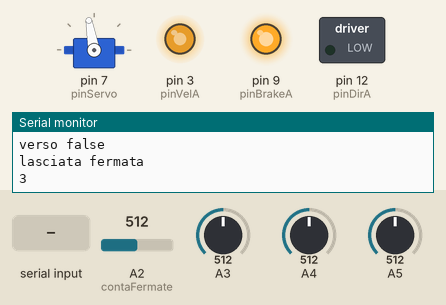
Simulated run of this sketch. Board: Arduino Uno, built with avr-gcc and run on an emulated ATmega328P. On the bench: servo, switched loads named in the sketch (green lamp = pin HIGH), output pins drawn as LEDs (lit = HIGH), the last lines printed to the serial monitor. The test bench sets the inputs (shaded band); at power-on: A2 (contaFermate) = 512, A3 = 512, A4 = 512, A5 = 512.

Above: at 31.4 s.
31.5 s: "a90\n" received over Serial
At 38.3 s:
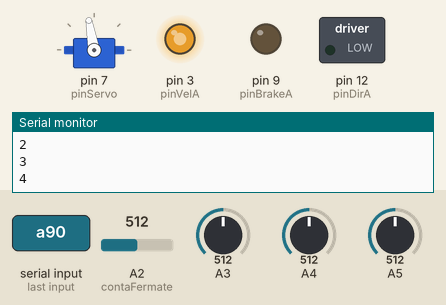
38.6 s: "f" received over Serial
At 39.4 s:
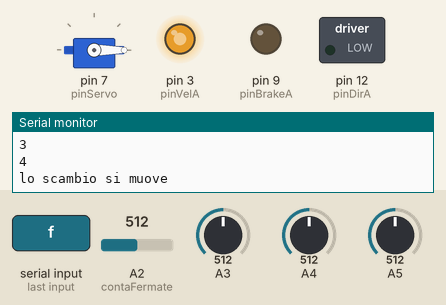
Timing chart, 0 to 41.6 s (numbered marks = the images above; inputs shaded):
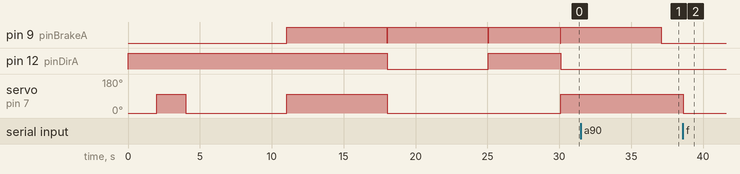

Measured:
- after the input at 31.5 s, pin 9 (pinBrakeA): goes on until 37.1 s, then stays LOW
- after the input at 38.6 s, servo on pin 7 (pinServo): 100° → 0° at once

The sketch:

HallTreno_V1_8_Corretto.ino
```cpp
#include <Servo.h>

Servo myservo;
int pinServo=7;
int pinDirA=12; //A motore treno
int pinVelA=3;  // B motore scambio
int pinBrakeA=9;
//int pinDirB=13;
//int pinVelB=11;
//int pinBrakeB=8;
int vel=200;
int contaFermate=2;
int hall=0;
char comando;
boolean autoMode;
boolean verso=true;
boolean metroMovimento;
unsigned long tempo,tempoFermato;
int controlloFermate;
int gradiSu=100;
int gradiGiu=0;

void setup()
 {
 Serial.begin(9600);// con seriale
 pinMode(pinDirA,OUTPUT);
 pinMode(pinVelA,OUTPUT);
 pinMode(pinBrakeA,OUTPUT);
// pinMode(pinDirB,OUTPUT);
// pinMode(pinVelB,OUTPUT);
// pinMode(pinBrakeB,OUTPUT);
 myservo.attach(pinServo);
 digitalWrite(pinDirA,HIGH);
// digitalWrite(pinDirB,HIGH);
// analogWrite(pinVelB,110);
 //digitalWrite(pinBrakeB,HIGH);
 scambio(gradiGiu);
 scambio(gradiSu);
 scambio(gradiGiu);
 autoMode=true;
 Serial.println("1");
 for(int i=0;i<5;i++)
  {
  delay(1000);
  Serial.println("aspetta");
  }
 metroMovimento=true;
 Serial.println("lasciata fermata");
 analogWrite(pinVelA,vel);
 comando='z';
 controlloFermate=true;
 }

void loop()
 {
 delay(25);
 tempo++;
 if (autoMode)
   {
   automatismo();
   }
  else
   {
   if (!controlloFermate)
    {
    controlloRemoto();
    if(tempo>tempoFermato+10.5)
     {
     controlloFermate=true;
     }
    }
    else
     {
     controlloFermata();
     controlloRemoto();
     }
   }
 if(Serial.available()>0)
  {
  comando=Serial.read();
  Serial.flush();
  }
 if(comando == 'a')
   {
   Serial.println("controllo Remoto attivo");
   autoMode=false;
   }
  }

void controlloRemoto()
 {
 if(Serial.available()>0)
   {
   comando=Serial.read();
   Serial.flush();
   if(comando=='b')
    {
    Serial.println("autopilota attivo");
    controlloFermate=true;
    autoMode=true;
    }
   if(comando=='c')
    {
    Serial.println("Il treno ha cambiato direzione (su)");
    digitalWrite(pinDirA,HIGH);
    }
   if(comando=='d')
    {
    Serial.println("Il treno ha cambiato direzione (giu)");
    digitalWrite(pinDirA,LOW);
    }
   if(comando=='e')
    {
    if(metroMovimento)
     {
     digitalWrite(pinBrakeA,HIGH);
     metroMovimento=false;
     Serial.println("hai fermato il treno");
     }
    else
     {
     digitalWrite(pinBrakeA,LOW);
     metroMovimento=true;
     Serial.println("hai fatto partire il treno");
     }
    }
    if(comando=='f')
     {
     Serial.println("lo scambio si muove");
     scambio(gradiGiu);
     }
    if(comando=='g')
     {
     Serial.println("lo scambio si muove");
     scambio(gradiSu);
     }
     if(comando=='h')
      {
      vel=dimmiNumero();
      Serial.print("la velocita del treno e stata cambiata a ");
      Serial.println(vel);
      analogWrite(pinVelA,vel);
      }
    }
   comando='z';
   }

void automatismo()
 {
 digitalWrite(pinBrakeA,LOW);

 if(contaFermate==1)
   hall=analogRead(5);
  else
 hall=analogRead(contaFermate); //leggo il sensore della prossima fermata
 //Serial.println(hall);
 if(hall>510 || hall<480)
  {
  digitalWrite(pinBrakeA,HIGH);
  metroMovimento=false;
  //Serial.print("treno arrivato alla ferrmata n* ");
  Serial.println(contaFermate); //-------------------------------
  if(contaFermate==1)
   {
   verso=true;
   Serial.println("verso true");
   digitalWrite(pinDirA,HIGH);
   }
  if(contaFermate==2 && verso)
   {
   scambio(gradiSu);
   }
  if(contaFermate==3)
   {
   digitalWrite(pinDirA,LOW);
   if(verso)
     {
	 scambio(gradiGiu);
	 }
    else
	 {
	 scambio(gradiSu);
	 }
   }
  if(contaFermate==4)
   {
   verso=false;
   Serial.println("verso false");
   digitalWrite(pinDirA,HIGH);
   }
  if(verso)
    {
    contaFermate++;
    //Serial.print("incremento ");
    //Serial.println(contaFermate);
    }
   else
    {
    contaFermate--;
    //Serial.print("decremento ");
    //Serial.println(contaFermate);
    }
  delay(5000);
  digitalWrite(pinBrakeA,LOW);
  metroMovimento=true;
  Serial.println("lasciata fermata");
  }
  //else
 // Serial.print("niente");
 }

/*void cambioVel(int ms,int valore, boolean incrementa) // valore= accelerazione iniziale o da raggiungere
                                                      // ms=periodo di accelerazione o decelerazione
 {
 for(int i=0;i<ms;i++)
 {
  if(incrementa && vel<254)
    {
	vel+=valore;
	vel=255;
	}
   else if ((!incrementa) && vel<254)
    {
    vel-=valore;
	vel=0;
	}
  digitalWrite(pinVel,vel);
  delay(1);
  }
 if(!incrementa)
  {
  digitalWrite(
  }
 }*/

void scambio(int gradi) //12V
  {
  myservo.write(gradi);
  delay(2000);
  }

int dimmiNumero()
 {
 int numero=0;
 int cifra=-1;
 int numeroCifre=-1;
 int cifraConPosto=1;
 int posizioneDecimale=1;
 //Serial.println("dimmi quante cifre ha il numero");
 for(;numeroCifre<1;)
  {
  numeroCifre=Serial.read() - 48;
  }
// Serial.print("numeroCifre= ");
// Serial.println(numeroCifre);
// Serial.println("dimmi le cifre a partire dalla destra");
 for(int i=numeroCifre;i>0;i--)
  {
  for(;cifra<1;)
   {
   cifra=Serial.read() - 48;
   }
//   Serial.print("cifra presa= ");
//   Serial.println(cifra);

   posizioneDecimale= potenza(10,i)/10;
//   Serial.print(" * ");
//   Serial.println(posizioneDecimale);
   cifraConPosto=(cifra*posizioneDecimale);
//   Serial.print("cifra registrata= ");
//   Serial.println(cifraConPosto);
   cifra=(-1);
   numero= numero + cifraConPosto;
   }
 return numero;
 }

int potenza(int base,int esponente)
  {
  int risultato=base;
  for(int i=0;i<esponente-1;i++)
   {
   risultato=risultato * base;
   }
  return risultato;
  }

void controlloFermata()
 {
 //delay(1000);
 int rilevamento=0;
 if(controlloFermate)
    {
    for(int i=1;i<5;i++)
     {
     if(i==1)
       rilevamento=analogRead(5);
      else
        rilevamento=analogRead(i);
     //Serial.println("controllo");
     if(rilevamento>507 || rilevamento<480)
//     hall>507 || hall<480
      {
      //tempo=millis();
      contaFermate=i;
      Serial.println(contaFermate);
      if(verso)
       {
       contaFermate++;
       }
      else
       {
       contaFermate--;
       }
      controlloFermate=false;
      }
     }
    }
//   else
//    {
//    contaTempo=millis();
//    //Serial.println(contaTempo);
//    if(contaTempo>(tempo+5))
//     {
//     controlloFermate=true;
//     }
//    }
 }
```
